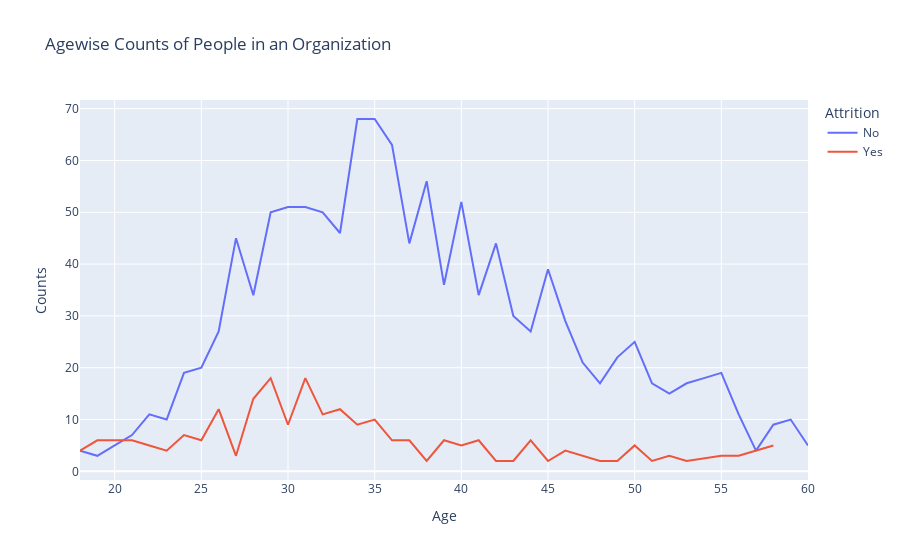

Notebook source saved alongside this figure:
### Code cell
age_att=hr.groupby(['Age','Attrition']).apply(lambda x:x['DailyRate'].count()).reset_index(name='Counts')
px.line(age_att,x='Age',y='Counts',color='Attrition',title='Agewise Counts of People in an Organization')

### Figure 1 — Plotly figure (JSON) as saved in the notebook; plotly's stock layout.template omitted (floating-point values rounded to 4 significant figures)
{"data": [{"hovertemplate": "Attrition=No<br>Age=%{x}<br>Counts=%{y}<extra></extra>", "legendgroup": "No", "line": {"color": "#636efa", "dash": "solid"}, "marker": {"symbol": "circle"}, "mode": "lines", "name": "No", "orientation": "v", "showlegend": true, "type": "scatter", "x": [18, 19, 20, 21, 22, 23, 24, 25, 26, 27, 28, 29, 30, 31, 32, 33, 34, 35, 36, 37, 38, 39, 40, 41, 42, 43, 44, 45, 46, 47, 48, 49, 50, 51, 52, 53, 54, 55, 56, 57, 58, 59, 60], "xaxis": "x", "y": [4, 3, 5, 7, 11, 10, 19, 20, 27, 45, 34, 50, 51, 51, 50, 46, 68, 68, 63, 44, 56, 36, 52, 34, 44, 30, 27, 39, 29, 21, 17, 22, 25, 17, 15, 17, 18, 19, 11, 4, 9, 10, 5], "yaxis": "y"}, {"hovertemplate": "Attrition=Yes<br>Age=%{x}<br>Counts=%{y}<extra></extra>", "legendgroup": "Yes", "line": {"color": "#EF553B", "dash": "solid"}, "marker": {"symbol": "circle"}, "mode": "lines", "name": "Yes", "orientation": "v", "showlegend": true, "type": "scatter", "x": [18, 19, 20, 21, 22, 23, 24, 25, 26, 27, 28, 29, 30, 31, 32, 33, 34, 35, 36, 37, 38, 39, 40, 41, 42, 43, 44, 45, 46, 47, 48, 49, 50, 51, 52, 53, 55, 56, 58], "xaxis": "x", "y": [4, 6, 6, 6, 5, 4, 7, 6, 12, 3, 14, 18, 9, 18, 11, 12, 9, 10, 6, 6, 2, 6, 5, 6, 2, 2, 6, 2, 4, 3, 2, 2, 5, 2, 3, 2, 3, 3, 5], "yaxis": "y"}], "layout": {"autosize": true, "legend": {"title": {"text": "Attrition"}, "tracegroupgap": 0}, "title": {"text": "Agewise Counts of People in an Organization"}, "xaxis": {"anchor": "y", "autorange": true, "domain": [0, 1], "range": [18, 60], "title": {"text": "Age"}, "type": "linear"}, "yaxis": {"anchor": "x", "autorange": true, "domain": [0, 1], "range": [-1.667, 71.67], "title": {"text": "Counts"}, "type": "linear"}}}
